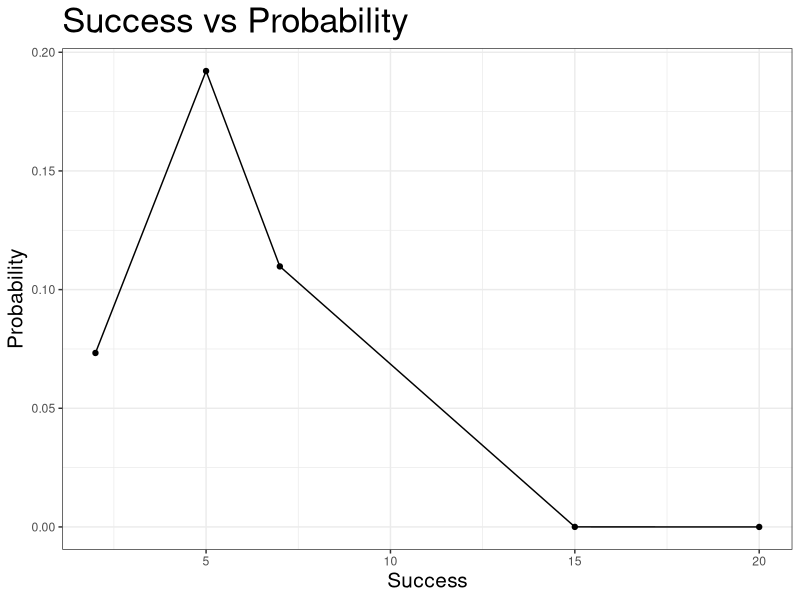

Generate this figure with R:
# Binomial Distribution

library(tidyverse)


# setting the path

print(getwd())
setwd("D:/Projects/Statistics")
print(getwd())


# Creating dataset of COVID19 positive and negative patients.

data = data.frame(Patients = c(1:30))

View(data)


# Using random sampling to choose any 5 without duplicates

success = sample(data$Patients, size = 5, replace = FALSE)

print(success)


# using dbinom() to find values for probability density function of x.

dbin = dbinom(x = success, size = 30, prob = 5/30)

# x = total number of COVID19 negative patients or total number of success.
# Size = total number of trails.
# prob = shows probability of success

print(dbin)

print(sum(dbin))


# graph of probability vs success

data_new = data.frame(success = c(success),
                      binomial = c(dbin))

View(data_new)

data_new %>%
  ggplot(aes(success, dbin)) + 
  geom_point() + 
  geom_line() + 
  labs(x = "Success",
       y = "Probability",
       title = "Success vs Probability") + 
  theme_bw() + 
  theme(plot.title = element_text(size = 25),
        axis.title.x = element_text(size = 15),
        axis.title.y = element_text(size = 15))
